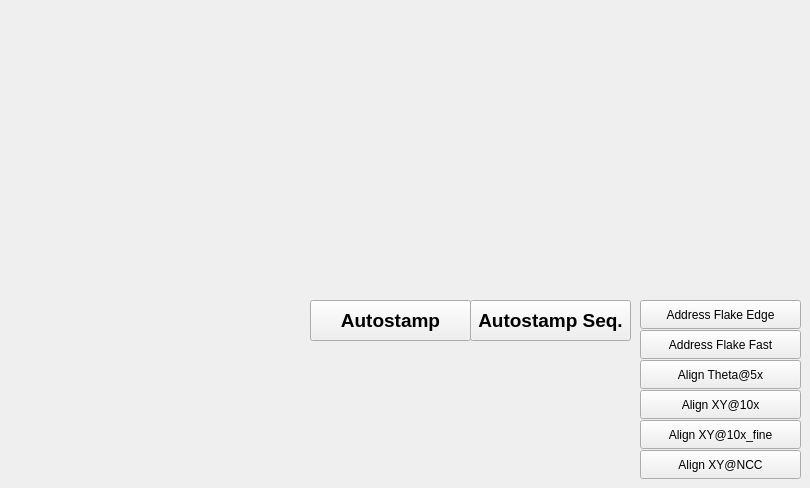
      <widget class="QWidget" name="tab_3">
       <attribute name="title">
        <string>Legacy</string>
       </attribute>
       <widget class="QPushButton" name="pushButton_AlignFlakeTheta5x">
        <property name="geometry">
         <rect>
          <x>640</x>
          <y>360</y>
          <width>161</width>
          <height>29</height>
         </rect>
        </property>
        <property name="text">
         <string>Align Theta@5x</string>
        </property>
       </widget>
       <widget class="QPushButton" name="pushButton_AddressFlake">
        <property name="geometry">
         <rect>
          <x>640</x>
          <y>300</y>
          <width>161</width>
          <height>29</height>
         </rect>
        </property>
        <property name="text">
         <string>Address Flake Edge</string>
        </property>
       </widget>
       <widget class="QPushButton" name="pushButton_AddressFlakeFast">
        <property name="geometry">
         <rect>
          <x>640</x>
          <y>330</y>
          <width>161</width>
          <height>29</height>
         </rect>
        </property>
        <property name="text">
         <string>Address Flake Fast</string>
        </property>
       </widget>
       <widget class="QPushButton" name="pushButton_AlignFlakeXY10x_Fine">
        <property name="geometry">
         <rect>
          <x>640</x>
          <y>420</y>
          <width>161</width>
          <height>29</height>
         </rect>
        </property>
        <property name="text">
         <string>Align XY@10x_fine</string>
        </property>
       </widget>
       <widget class="QPushButton" name="pushButton_AlignFlakeNCC">
        <property name="geometry">
         <rect>
          <x>640</x>
          <y>450</y>
          <width>161</width>
          <height>29</height>
         </rect>
        </property>
        <property name="text">
         <string>Align XY@NCC</string>
        </property>
       </widget>
       <widget class="QPushButton" name="pushButton_AlignFlakeXY10x">
        <property name="geometry">
         <rect>
          <x>640</x>
          <y>390</y>
          <width>161</width>
          <height>29</height>
         </rect>
        </property>
        <property name="text">
         <string>Align XY@10x</string>
        </property>
       </widget>
       <widget class="QPushButton" name="pushButton_StartAutostamp">
        <property name="geometry">
         <rect>
          <x>310</x>
          <y>300</y>
          <width>161</width>
          <height>41</height>
         </rect>
        </property>
        <property name="font">
         <font>
          <pointsize>14</pointsize>
          <weight>75</weight>
          <bold>true</bold>
         </font>
        </property>
        <property name="text">
         <string>Autostamp</string>
        </property>
       </widget>
       <widget class="QPushButton" name="pushButton_StartAutostamp_Full">
        <property name="geometry">
         <rect>
          <x>470</x>
          <y>300</y>
          <width>161</width>
          <height>41</height>
         </rect>
        </property>
        <property name="font">
         <font>
          <pointsize>14</pointsize>
          <weight>75</weight>
          <bold>true</bold>
         </font>
        </property>
        <property name="text">
         <string>Autostamp Seq.</string>
        </property>
       </widget>
      </widget>
